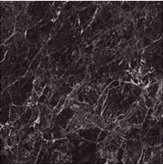
#> input picture PercepcionComputacional/images/marmol.png, 163 x 165 px
$ jupyter execute Haralick.ipynb   (older library calls are emulated)
#> lines starting #> are read from the running program, lines starting #| are printed output that depends on the picture
[cell 1]
import math
import numpy as np
import skimage.io as io
import matplotlib.pyplot as plt
from skimage.feature import greycomatrix, greycoprops
from skimage.util import img_as_ubyte

[cell 2]
def imshow(img):
    fig, ax = plt.subplots(figsize=(7, 7))
    # El comando que realmente muestra la imagen
    ax.imshow(img,cmap=plt.cm.gray)
    # Para evitar que aparezcan los números en los ejes
    ax.set_xticks([]), ax.set_yticks([])
    plt.show()

[cell 3]
img_marmol = io.imread(fname="images/marmol.png",as_gray=True)
#> img_marmol: shape (165, 163) float64; min 0.00949, max 0.997, mean 0.194
imshow(img_marmol)
img_metal = io.imread(fname="images/metal.png",as_gray=True)
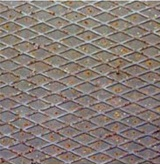
#> input picture PercepcionComputacional/images/metal.png, 160 x 165 px
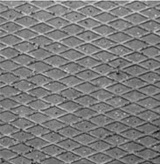
#> img_metal: shape (165, 160) float64; min 0.0391, max 1, mean 0.493
imshow(img_metal)

[cell 4]
img_bloque = io.imread(fname="images/bloque.png",as_gray=True)
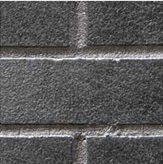
#> input picture PercepcionComputacional/images/bloque.png, 163 x 164 px
#> img_bloque: shape (164, 163) float64; min 0.0624, max 1, mean 0.347
imshow(img_bloque)
img_waves = io.imread(fname="images/waves.png",as_gray=True)
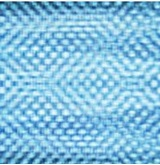
#> input picture PercepcionComputacional/images/waves.png, 160 x 165 px
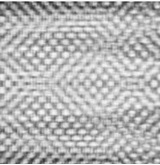
#> img_waves: shape (165, 160) float64; min 0.109, max 0.994, mean 0.714
imshow(img_waves)

[cell 5]
image = np.array([ [0, 0, 1, 2],
                   [0, 1, 3, 2],
                   [0, 2, 3, 2],
                   [1, 2, 3, 0]], dtype=np.uint8)
result = greycomatrix(image, [1], [0, np.pi/4, np.pi/2, 3*np.pi/4],levels=4)
print("Horizontal")
print(result[:, :, 0, 0])
print("Diagonal 1 - 135")
print(result[:, :, 0, 1])
print("Vertical")
print(result[:, :, 0, 2])
print("Diagonal 2 - 45")
print(result[:, :, 0, 3])

[cell 6]
def calcGLCM(im,ng=256,d=[1],theta=[0, np.pi/4, np.pi/2, 3*np.pi/4]):
#> called with ng = 256
    img=img_as_ubyte(im)
    glcm_matrix = greycomatrix(img, d, theta,levels=ng, normed=True)
    return (glcm_matrix)

[cell 7]
props = ['contrast','dissimilarity','energy','correlation']

[cell 8]
def calcProps(img):
    restul_img = calcGLCM(img)
    props_img = [greycoprops(restul_img, p) for p in props]
#> props_img = [[[296.8, 850.5, 684.3, 690.8]], [[13.3, 20.93, 18.25, 18.51]], [[0.0166, 0.015, 0.0157, 0.0155]], [[0.862, 0.584, 0.666, 0.662]]]
    display(props_img)

[cell 9]
calcProps(img_bloque)
calcProps(img_metal)
calcProps(img_waves)
calcProps(img_marmol)
